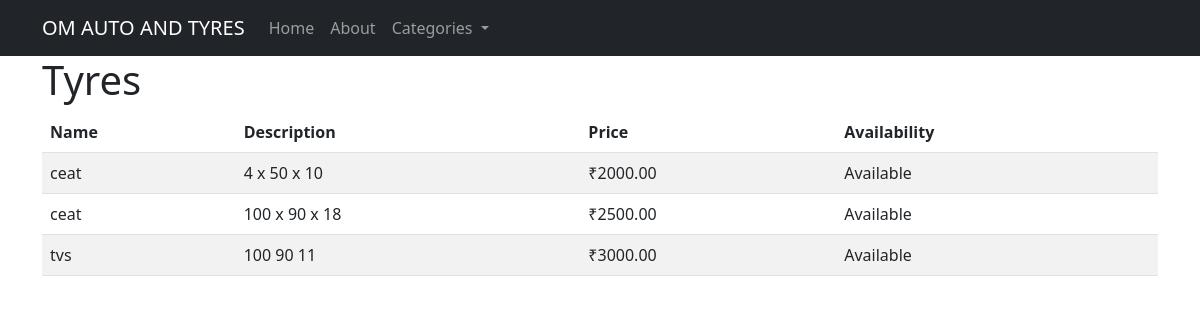
Screenshot of /categories/categories/1/products/ with the database file from the repository.
### categories/models.py (models this page shows, shortened)
class Category(models.Model):
    name = models.CharField(max_length=100)

class Product(models.Model):
    name = models.CharField(max_length=100)
    description = models.TextField()
    price = models.DecimalField(max_digits=10, decimal_places=2)
    available = models.BooleanField(default=True)
    category = models.ForeignKey(Category, on_delete=models.CASCADE)

### categories/views.py (the view)
# urls.py: path('categories/<int:category_id>/products/', views.product_list, name='product_list'),
def product_list(request, category_id):
    category = get_object_or_404(Category, id=category_id)
    products = Product.objects.filter(category=category)
    return render(request, 'categories/product_list.html', {'category': category, 'products': products})

### templates/categories/product_list.html (shortened to what this page needs)
<!DOCTYPE html>
{%load static%}
<html lang="en">
<head>
    <link rel="stylesheet" href="https://cdn.jsdelivr.net/npm/bootstrap@5.3.0/dist/css/bootstrap.min.css">
</head>
<body>
    <nav class="navbar navbar-expand-lg navbar-dark bg-dark">
        <div class="container">
            <a class="navbar-brand" href="/">OM AUTO AND TYRES</a>
            <div class="collapse navbar-collapse" id="navbarNavDropdown">
                <ul class="navbar-nav">
                    <li class="nav-item active">
                        <a class="nav-link" href="/">Home</a>
                    </li>
                    <li class="nav-item">
                        <a class="nav-link" href="/about">About</a>
                    </li>
                    <li class="nav-item dropdown">
                        <a class="nav-link dropdown-toggle" href="#" id="navbarDropdownMenuLink" role="button"
                            data-bs-toggle="dropdown" aria-expanded="false">
                            Categories
                        </a>
                    </li>
                </ul>
            </div>
        </div>
    </nav>
    <div class="container">
        <h1>{{ category.name }}</h1>
        {% if products %}
            <table class="table table-striped">
                <thead>
                    <tr>
                        <th>Name</th>
                        <th>Description</th>
                        <th>Price</th>
                        <th>Availability</th>
                    </tr>
                </thead>
                <tbody>
                    {% for product in products %}
                    <tr>
                        <td>{{ product.name }}</td>
                        <td>{{ product.description }}</td>
                        <td>₹{{ product.price }}</td>
                        <td>{% if product.available %}Available{% else %}Out of Stock{% endif %}</td>
                    </tr>
                    {% endfor %}
                </tbody>
            </table>
        {% else %}
            <p>No products available in this category.</p>
        {% endif %}
    </div>
</body>
</html>

### rows the page displays
Category: name "Tyres"
Product: name "ceat", description "4 x 50 x 10", price "2000.00", available "Available"
Product: name "ceat", description "100 x 90 x 18", price "2500.00", available "Available"
Product: name "tvs", description "100 90 11", price "3000.00", available "Available"
